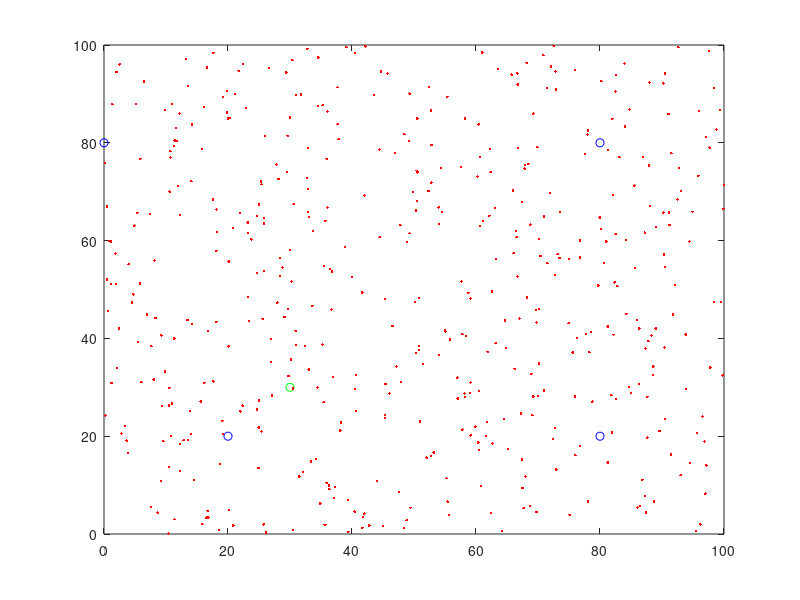

Reproduce this figure in MATLAB.
clear;
close all;

%Define then World
world_size = 100.0;
landmarks  = [[20.0; 20.0], [0.0; 80.0], [80.0; 80.0], [80.0; 20.0]];

%Define robot
Z=[30;30; 0];%[world_size*rand;world_size*rand;2*pi*rand];
Zdist=[];
for j=1: size(landmarks,2)
    dx = (Z(1) - landmarks(1,j));
    dy = (Z(2) - landmarks(2,j));
    Zdist =[Zdist sqrt(dx*dx+dy*dy)];
end

%Particles
N=500;
p=[world_size*rand(1,N);world_size*rand(1,N);2*pi*rand(1,N)];

%Move particles
turn=.1;
forward=.01;
forward_noise_std=.1;

%%%
%Fill in code here that 
% - turns a particle (add random uniform distributed noise in interval
% 0-2*pi)
% - moves a particle forward in the current direction add gaussin noise with
%  std = forward_noise_std
% - The above should be done on all particles
%%%

%Draw the world
figure(2)
plot(landmarks(1,:), landmarks(2,:), 'ob', Z(1,:),Z(2,:),'og', p(1,:),p(2,:),'.r');
axis([0 world_size 0 world_size]);